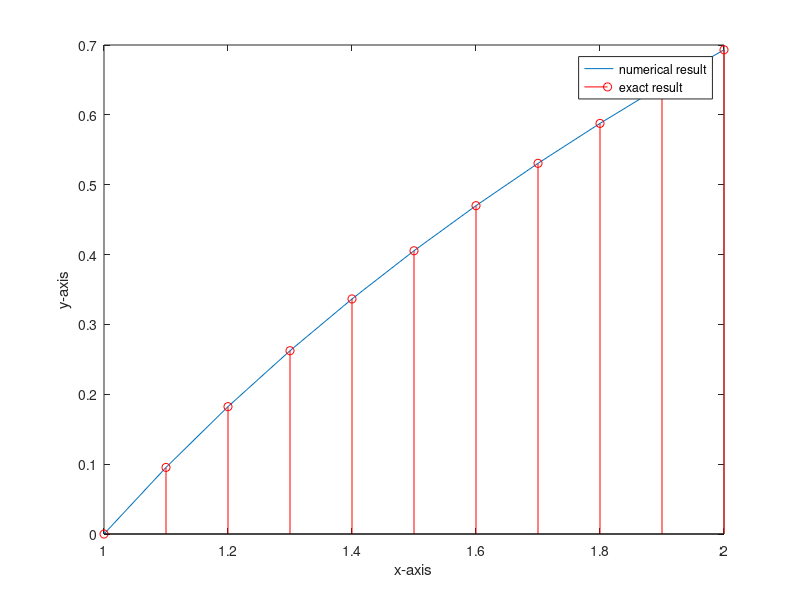

MATLAB code for this plot:
    % Use the non-linear shooting method to approximate the solution of
    % the boundary value problem and compare the result with the actual
    % solution.
    %
    % y'' = -(y')^2 - y + ln(x),   1 <= x <= 2,
    % y(1) = 0,  y(2) = ln(2),  with h = 0.1,  m = 10
    %
    % Actual solution:
    % y(x) = ln(x)

    function nlsa
    clc
    clf
    clear all
    a=1;
    b=2;
    h=0.1;
    tol=0.00001;
    n=(b-a)/h;
    x=linspace(a,b,n+1);
    alpha=0;
    beta=log(2);
    m=10;
    tk=(beta-alpha)/(b-a);
    k=1;
    while k<=m
        u(1)=alpha;
        u1(1)=tk;
        v(1)=0;
        v1(1)=1;
        for i=1:n
            k1=h*f(x(i),u(i),u1(i));
            k2=h*f(x(i)+h/2,u(i)+u1(i)*h/2+h*k1/8,u1(i)+k1/2);
            k3=h*f(x(i)+h/2,u(i)+u1(i)*h/2+h*k1/8,u1(i)+k2/2);
            k4=h*f(x(i)+h,u(i)+u1(i)*h+h*k3/2,u1(i)+k3);
            u(i+1)=u(i)+h*(u1(i)+(k1+k2+k3)/6);
            u1(i+1)=u1(i)+(k1+2*k2+2*k3+k4)/6;
            p1=h*g(x(i),v(i),v1(i),u(i),u1(i));
            p2=h*g(x(i)+h/2,v(i)+v1(i)*h/2+h*p1/8,v1(i)+p1/2,u(i),u1(i));
            p3=h*g(x(i)+h/2,v(i)+v1(i)*h/2+h*p1/8,v1(i)+p2/2,u(i),u1(i));
            p4=h*g(x(i)+h,v(i)+v1(i)*h+h*p3/2,v1(i)+p3,u(i),u1(i));
            v(i+1)=v(i)+h*(v1(i)+(p1+p2+p3)/6);
            v1(i+1)=v1(i)+(p1+2*p2+2*p3+p4)/6;
        end
        if (abs(u(n+1)-beta)<tol)
            plot (x,u)
            hold on
            ey=log(x);
            stem(x,ey,'or');
            fprintf('x approximate exact error\n');
            for i=1:n+1
                fprintf('%11.5f %11.5f %11.5f %11.5f \n',x(i),u(i),ey(i), ey(i)-u(i));
            end
            legend('numerical result','exact result');
            xlabel('x-axis');
            ylabel('y-axis');
            fprintf('number of iteration =%d',k);
            break;
        else tk=tk-(u(n+1)-beta)/v(n+1);
            k=k+1;
        end
    end
    function z1=f(x,u,u1)
    z1=-(u1)^2-u+log(x);
    function z2=g(x,v,v1,u,u1)
    z2=-v-2*u1*v1
